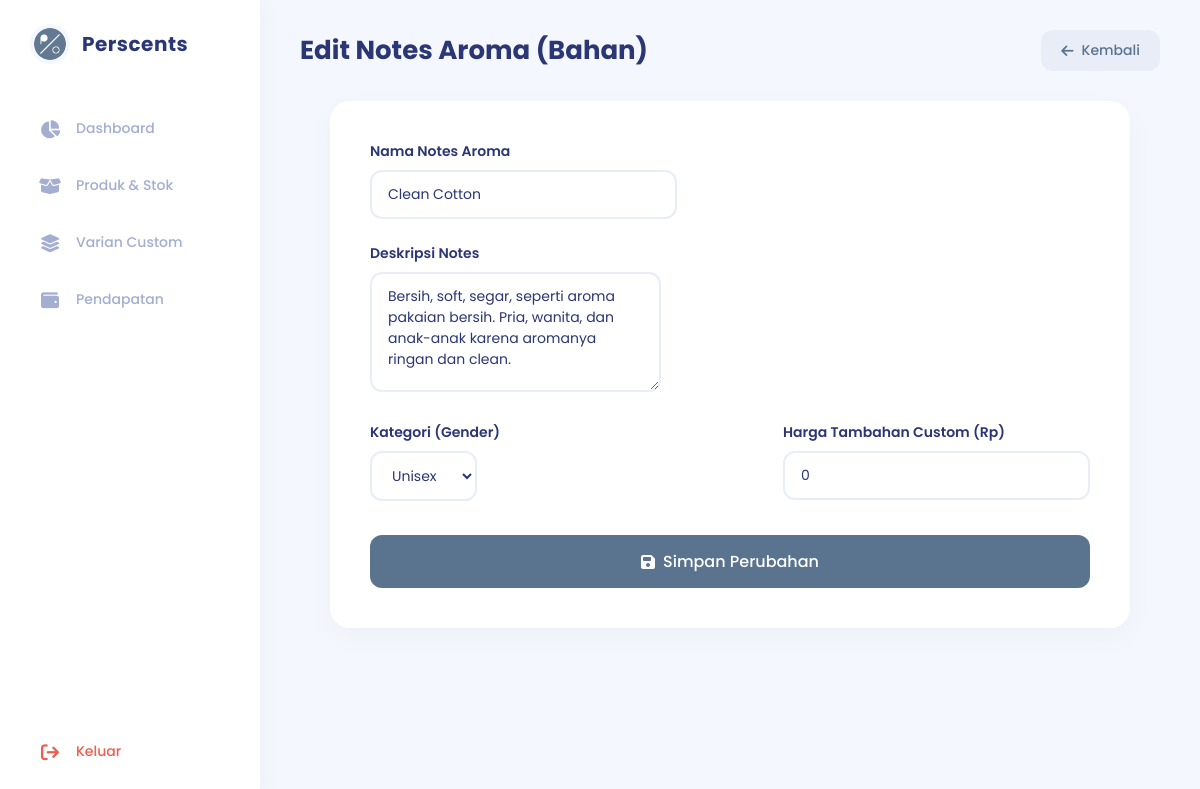
The page /admin/edit_notes.php?id=30 on the database its author committed.
### tables this page shows
CREATE TABLE IF NOT EXISTS `notes_aroma_custom` (
  `id` int(11) NOT NULL AUTO_INCREMENT,
  `nama` varchar(100) NOT NULL,
  `deskripsi` varchar(255) DEFAULT NULL,
  `kategori` enum('pria','wanita','unisex') DEFAULT NULL,
  `harga` int(11) NOT NULL,
  PRIMARY KEY (`id`)
);

### config/koneksi.php (called while the page is built, shortened)
<?php
$base_url = "http://localhost/perscents";
?>

### admin/edit_notes.php (the view, shortened to what this page needs)
<?php
require_once '../config/koneksi.php';
$id = isset($_GET['id']) ? (int)$_GET['id'] : 0;
$query = mysqli_query($conn, "SELECT * FROM notes_aroma_custom WHERE id = $id");
$data = mysqli_fetch_assoc($query);
?>
<!DOCTYPE html>
<html lang="id">
<head>
    <link rel="stylesheet" href="https://cdnjs.cloudflare.com/ajax/libs/font-awesome/6.4.0/css/all.min.css">
</head>
<body>
    <aside class="sidebar">
        <div class="sidebar-logo">
            <img src="<?= $base_url; ?>/assets/Logo_Perscents.png" alt="Logo">
            <h2>Perscents</h2>
        </div>
        <ul class="sidebar-menu">
            <li><a href="index.php" class="<?= (basename($_SERVER['PHP_SELF']) == 'index.php') ? 'active' : ''; ?>"><i class="fa-solid fa-chart-pie"></i> Dashboard</a></li>
            <li><a href="produk.php" class="<?= (basename($_SERVER['PHP_SELF']) == 'produk.php') ? 'active' : ''; ?>"><i class="fa-solid fa-box-open"></i> Produk & Stok</a></li>
            <li><a href="variant_management.php" class="<?= (strpos(basename($_SERVER['PHP_SELF']), 'variant') !== false || strpos(basename($_SERVER['PHP_SELF']), 'ukuran') !== false || strpos(basename($_SERVER['PHP_SELF']), 'ketahanan') !== false) ? 'active' : ''; ?>"><i class="fa-solid fa-layer-group"></i> Varian Custom</a></li>
            <li><a href="pendapatan.php" class="<?= (basename($_SERVER['PHP_SELF']) == 'pendapatan.php' || basename($_SERVER['PHP_SELF']) == 'detail_pesanan.php') ? 'active' : ''; ?>"><i class="fa-solid fa-wallet"></i> Pendapatan</a></li>
            <li style="margin-top: auto;"><a href="logout_admin.php" style="color: #EE5D50;"><i class="fa-solid fa-arrow-right-from-bracket"></i> Keluar</a></li>
        </ul>
    </aside>
    <main class="main-wrapper">
        <header class="topbar">
            <h1 class="page-title">Edit Notes Aroma (Bahan)</h1>
            <a href="produk.php" class="btn-primary" style="background:#E9EDF7; color:#5A738E;"><i class="fa-solid fa-arrow-left"></i> Kembali</a>
        </header>
        <div class="form-card">
            <form action="" method="POST" enctype="multipart/form-data">
<div class="form-group"><label>Nama Notes Aroma</label><input type="text" name="nama" class="form-control" value="<?= htmlspecialchars($data['nama']); ?>" required></div>
<div class="form-group"><label>Deskripsi Notes</label><textarea name="deskripsi" class="form-control"><?= htmlspecialchars($data['deskripsi']); ?></textarea></div>
<div class="grid-2" style="margin-bottom:0;">
    <div class="form-group"><label>Kategori (Gender)</label><select name="kategori" class="form-control" required>
        <option value="unisex" <?= ($data['kategori'] == 'unisex') ? 'selected' : ''; ?>>Unisex</option>
    </select></div>
    <div class="form-group"><label>Harga Tambahan Custom (Rp)</label><input type="number" name="harga" class="form-control" value="<?= $data['harga']; ?>" required></div>
</div>
                <button type="submit" name="submit" class="btn-primary" style="width: 100%; justify-content: center; padding: 14px; font-size: 16px; margin-top: 10px;"><i class="fa-solid fa-floppy-disk"></i> Simpan Perubahan</button>
            </form>
        </div>
    </main>
</body>
</html>

### admin/edit_notes.php (style rules this page uses)
* { margin: 0; padding: 0; box-sizing: border-box; font-family: 'Poppins', sans-serif; }
body { background-color: #F4F7FE; color: #2B3674; display: flex; font-size: 14px; }
.sidebar { width: 260px; background: #ffffff; height: 100vh; position: fixed; left: 0; top: 0; box-shadow: 4px 0 20px rgba(0,0,0,0.03); display: flex; flex-direction: column; padding: 24px 20px; z-index: 100; }
.sidebar-logo { display: flex; align-items: center; gap: 12px; margin-bottom: 40px; padding: 0 10px; }
.sidebar-logo img { width: 40px; height: 40px; border-radius: 50%; object-fit: cover; background: #F4F7FE; padding: 4px; }
.sidebar-logo h2 { font-size: 20px; font-weight: 700; color: #2B3674; letter-spacing: 0.5px; }
.sidebar-menu { list-style: none; display: flex; flex-direction: column; gap: 8px; flex-grow: 1; }
.sidebar-menu a { display: flex; align-items: center; gap: 14px; padding: 14px 18px; color: #A3AED0; text-decoration: none; font-weight: 500; border-radius: 12px; transition: all 0.3s ease; }
.sidebar-menu a i { font-size: 18px; width: 24px; text-align: center; }
.main-wrapper { margin-left: 260px; width: calc(100% - 260px); min-height: 100vh; padding: 30px 40px; display: flex; flex-direction: column; }
.topbar { display: flex; justify-content: space-between; align-items: center; margin-bottom: 30px; }
.topbar .page-title { font-size: 26px; font-weight: 700; color: #2B3674; }
.grid-2 { display: grid; grid-template-columns: 2fr 1fr; gap: 24px; margin-bottom: 24px; }
.btn-primary { background: #5A738E; color: white; padding: 10px 20px; border-radius: 12px; font-weight: 500; text-decoration: none; display: inline-flex; align-items: center; justify-content: center; gap: 8px; font-size: 14px; transition: 0.3s; border: none; cursor: pointer; }
.search-input, .select-filter, .form-control { padding: 12px 16px; border: 2px solid #E9EDF7; border-radius: 12px; font-size: 14px; color: #2B3674; outline: none; transition: 0.3s; background: white; }
.form-card { max-width: 800px; margin: 0 auto; background: white; border-radius: 20px; padding: 40px; box-shadow: 0 10px 30px rgba(0,0,0,0.03); }
.form-group { margin-bottom: 24px; }
.form-group label { display: block; font-weight: 600; margin-bottom: 8px; font-size: 14px; color: #2B3674; }
textarea.form-control { resize: vertical; min-height: 120px; }

### rows shown on the page
notes_aroma_custom: nama "Clean Cotton", deskripsi "Bersih, soft, segar, seperti aroma pakaian bersih. Pria, wanita, dan anak-anak karena aromanya ringan dan clean.", kategori "Unisex", harga "0"
